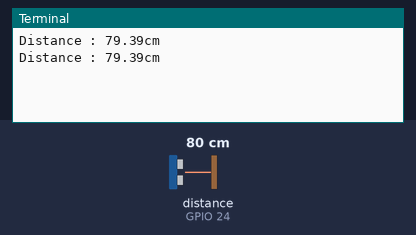
The program below on a simulated Raspberry Pi (BCM pin numbers). Shown: the last lines printed to the terminal. Inputs (shaded band) come from the test bench; at power-on: distance to the obstacle (sensor on GPIO 24) 80 cm. The echo pulse lasts 58.3 µs per cm; the clock reads 2024-03-15 10:24:30 at power-on unless the program sets it.

Above: at 1.2 s.
1.3 s: distance to the obstacle (sensor on GPIO 24) set to 2 cm
At 1.9 s:
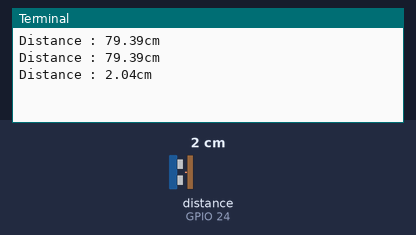
2.8 s: distance to the obstacle (sensor on GPIO 24) set to 4 cm
At 3.4 s:
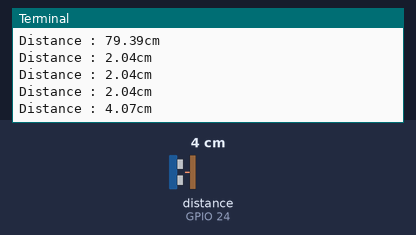
Timing chart, 0 to 5.8 s (numbered marks = the images above; inputs shaded):
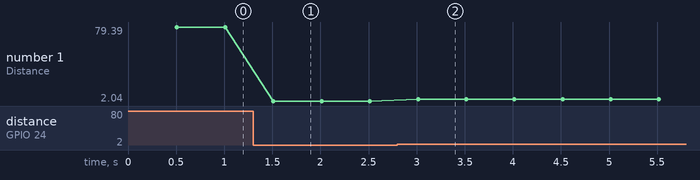

The program:

ex07_sonic.py
```python
import RPi.GPIO as gp
import time

gp.setmode(gp.BCM)
trig = 23
echo = 24

gp.setup(trig, gp.OUT)
gp.setup(echo, gp.IN)

try:
    while True:
        gp.output(trig, gp.LOW)
        time.sleep(0.5)
        gp.output(trig, gp.HIGH)
        time.sleep(0.00001)
        gp.output(trig, gp.LOW)
        while gp.input(echo) == 0:
            start = time.time()
        while gp.input(echo) == 1:
            end = time.time()
        duration = end - start
        distance = duration * 34000 / 2
        distance = round(distance, 2)
        print(f'Distance : {distance}cm')

except KeyboardInterrupt:
    gp.cleanup()
```

Measured:
- after the input at 1.3 s, the terminal: prints a new line after 0.21 s (image 1)
- after the input at 2.8 s, the terminal: prints a new line after 0.21 s (image 2)
- plotted number 1: 79.39 → 2.04 after the input at 1.3 s, 2.04 → 4.07 after the input at 2.8 s
